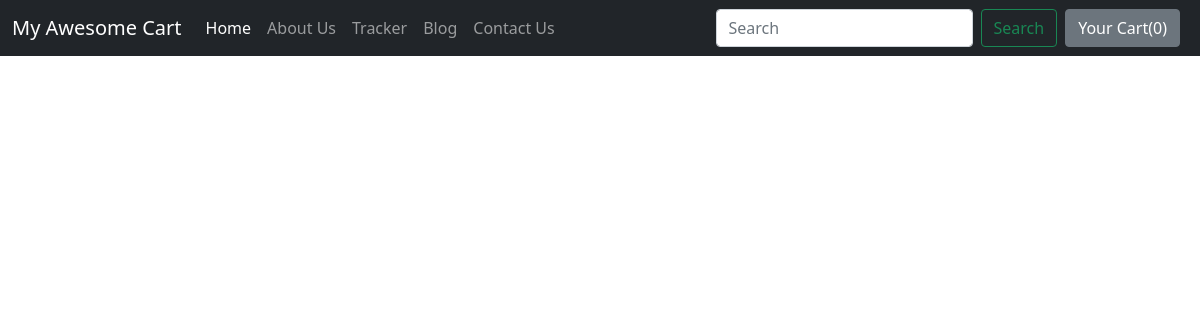
/blog/, run on an earlier commit of the app's database.
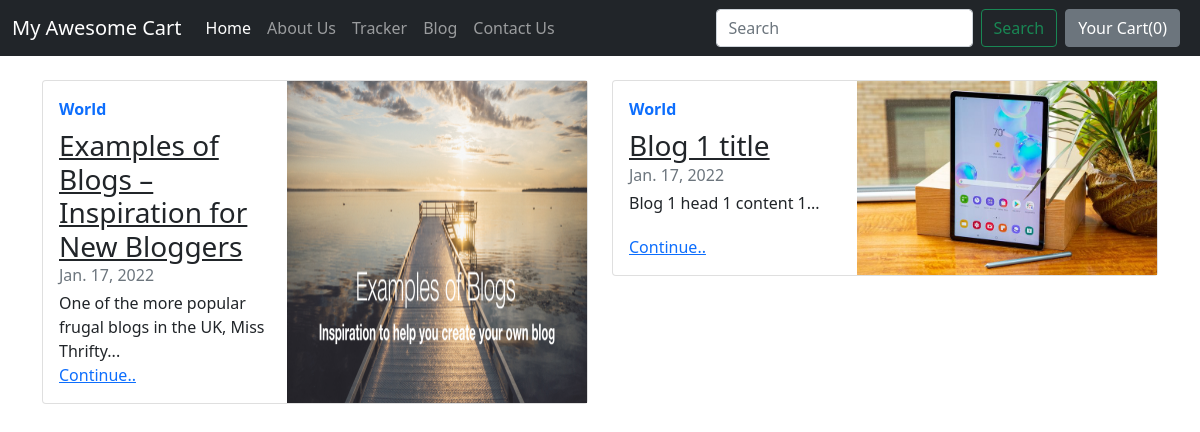
And on a later commit of the database.
### blog/models.py (models this page shows, shortened)
class Blogpost(models.Model):
    post_id = models.AutoField(primary_key=True)
    title = models.CharField(max_length=50, default="")
    head0 = models.CharField(max_length=500, default="")
    chead0 = models.CharField(max_length=5000, default="")
    head1 = models.CharField(max_length=500, default="")
    chead1 = models.CharField(max_length=5000, default="")
    head2 = models.CharField(max_length=500, default="")
    chead2 = models.CharField(max_length=5000, default="")
    pub_date = models.DateField()
    thumbnail = models.ImageField(upload_to="shop/images", default="")

### blog/views.py (the view)
# urls.py: path("", views.index, name="blogHome"),
def index(request):
    params = {}
    blogpost = Blogpost.objects.all()
    params['blogpost'] = blogpost
    return render(request, "blog/index.html", params)

### blog/templates/blog/index.html (shortened to what this page needs)
{% extends 'blog/basic.html'%}
{% block body %}
<div class="container">
     <div class="row mb-2 my-4">
          {% for blog in blogpost %}
          <div class="col-md-6">
               <div class="card flex-md-row mb-4 box-shadow h-md-250">
                    <div class="card-body d-flex flex-column align-items-start">
                         <strong class="d-inline-block mb-2 text-primary">World</strong>
                         <h3 class="mb-0">
                              <a class="text-dark" href="#">{{blog.title}}</a>
                         </h3>
                         <div class="mb-1 text-muted">{{blog.pub_date}}</div>
                         <p class="card-text mb-auto">{{blog.chead1|slice:":60"}}...</p>
                         <a href="blogpost/{{blog.post_id}}">Continue..</a>
                    </div>
                    <img class="card-img-right flex-auto d-none d-md-block" data-src="holder.js/200x250?theme=thumb"
                         alt="Thumbnail [200x250]" style="width: 300px; height: auto;" src="/media/{{blog.thumbnail}}"
                         data-holder-rendered="true">
               </div>
          </div>
          {% endfor %}
     </div>
</div>
{% endblock %}

### blog/templates/blog/basic.html (shortened to what this page needs)
<!doctype html>
<html lang="en">
<head>
     <link href="https://cdn.jsdelivr.net/npm/bootstrap@5.1.3/dist/css/bootstrap.min.css" rel="stylesheet"
>
</head>
<body>
     <nav class="navbar navbar-expand-lg navbar-dark bg-dark">
          <div class="container-fluid">
               <a class="navbar-brand" href="/">My Awesome Cart</a>
               <div class="collapse navbar-collapse" id="navbarSupportedContent">
                    <ul class="navbar-nav me-auto mb-2 mb-lg-0">
                         <li class="nav-item">
                              <a class="nav-link active" aria-current="page" href="/shop">Home</a>
                         </li>
                         <li class="nav-item">
                              <a class="nav-link" href="/shop/about">About Us</a>
                         </li>
                         <li class="nav-item">
                              <a class="nav-link" href="/shop/tracker">Tracker</a>
                         </li>
                         <li class="nav-item">
                              <a class="nav-link" href="/blog">Blog</a>
                         </li>
                         <li class="nav-item">
                              <a class="nav-link" href="/shop/contact">Contact Us</a>
                         </li>
                    </ul>
                    <form class="d-flex">
                         <input class="form-control me-2" type="search" placeholder="Search" aria-label="Search">
                         <button class="btn btn-outline-success" type="submit">Search</button>
                    </form>
                    <button type="button" class="btn btn-secondary mx-2" id="myPopover" data-bs-toggle="popover">
                         Your Cart(<span id="cart">0</span>)
                    </button>
               </div>
          </div>
     </nav>
     {% block body %} {% endblock %}
</body>
</html>

What changed in the data, as far as the page shows it:
added Blogpost: title "Examples of Blogs – Inspiration for New Bloggers", pub_date "Jan. 17, 2022", chead1 "One of the more popular frugal blogs in the UK, Miss Thrifty", thumbnail (picture)
added Blogpost: title "Blog 1 title", pub_date "Jan. 17, 2022", chead1 "Blog 1 head 1 content 1", thumbnail (picture)
